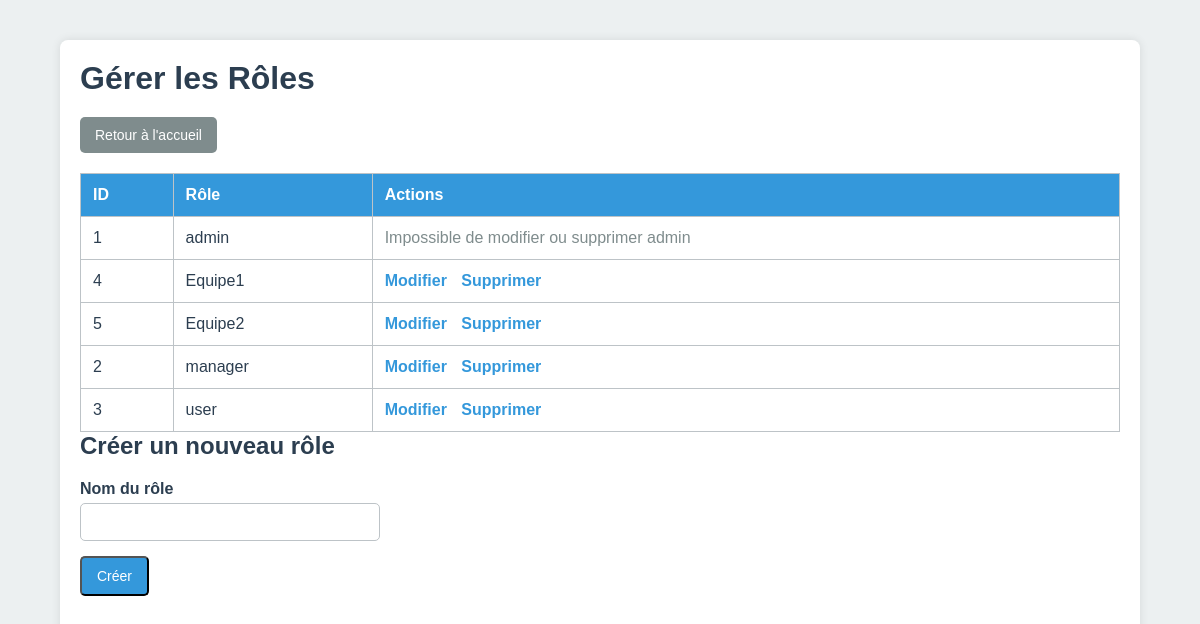
Page /manage_roles.php (signed in) on the committed database.
### tables this page shows
CREATE TABLE IF NOT EXISTS roles (
  id INT AUTO_INCREMENT PRIMARY KEY,
  role_name VARCHAR(50) NOT NULL UNIQUE
);

### src/manage_roles.php (the view, shortened to what this page needs)
<?php
$mysqli = new mysqli("db", "root", "root", "plm");
$result_roles = $mysqli->query("SELECT id, role_name FROM roles ORDER BY role_name ASC");
?>
<!DOCTYPE html>
<html lang="fr">
<head>
<link rel="stylesheet" href="styles.css">
</head>
<body>
<div class="container">
  <h1>Gérer les Rôles</h1>
  <div class="header-actions">
    <a href="home.php" class="btn btn-secondary">Retour à l'accueil</a>
  </div>
  <table>
    <thead>
      <tr>
        <th>ID</th>
        <th>Rôle</th>
        <th>Actions</th>
      </tr>
    </thead>
    <tbody>
      <?php while ($r = $result_roles->fetch_assoc()): ?>
        <tr>
          <td><?php echo $r['id']; ?></td>
          <td><?php echo htmlspecialchars($r['role_name']); ?></td>
          <td class="actions">
            <?php if ($r['role_name'] !== 'admin'): ?>
              <a href="edit_role.php?id=<?php echo $r['id']; ?>">Modifier</a>
              <a href="delete_role.php?id=<?php echo $r['id']; ?>" onclick="return confirm('Êtes-vous sûr ?')">Supprimer</a>
            <?php else: ?>
              <span style="color: #7f8c8d;">Impossible de modifier ou supprimer admin</span>
            <?php endif; ?>
          </td>
        </tr>
      <?php endwhile; ?>
    </tbody>
  </table>
  <h2>Créer un nouveau rôle</h2>
  <form method="post" style="max-width:300px;">
    <div class="form-group">
      <label>Nom du rôle</label>
      <input type="text" name="new_role_name" required>
    </div>
    <button type="submit" class="btn">Créer</button>
  </form>
</div>
</body>
</html>

### src/styles.css (style rules this page uses)
* { margin: 0; padding: 0; box-sizing: border-box; }
body { font-family: Arial, sans-serif; background: #ecf0f1; color: #2c3e50; display: flex; min-height: 100vh; }
h1, h2, h3 { margin-bottom: 20px; color: #2c3e50; }
table { width: 100%; border-collapse: collapse; margin-top: 10px; background: #fff; }
table, th, td { border: 1px solid #bdc3c7; }
table th { background: #3498db; color: #fff; padding: 12px; text-align: left; }
table td { padding: 12px; border-bottom: 1px solid #bdc3c7; }
.container { width: 90%; max-width: 1200px; margin: 40px auto; background: #fff; padding: 20px; border-radius: 8px; box-shadow: 0 0 10px rgba(0,0,0,0.1); }
.btn { display: inline-block; padding: 10px 15px; background: #3498db; color: #fff; text-decoration: none; border-radius: 5px; margin-right: 10px; font-size: 14px; transition: background 0.3s; }
.btn-secondary { background: #7f8c8d; }
a { color: #3498db; text-decoration: none; transition: color 0.3s; }
.form-group { margin-bottom: 15px; }
.form-group label { display: block; margin-bottom: 5px; color: #2c3e50; font-weight: bold; }
.form-group input, .form-group select, .form-group textarea { width: 100%; padding: 10px; border: 1px solid #bdc3c7; border-radius: 5px; font-size: 14px; }
.actions a { margin-right: 10px; color: #3498db; font-weight: bold; }
.header-actions { margin-bottom: 20px; display: flex; justify-content: space-between; align-items: center; }
.header-actions .btn { margin: 0; }

### src/manage_roles.php (style rules this page uses)
.header-actions { margin-bottom: 20px; display: flex; justify-content: space-between; align-items: center; }

### rows in the picture
roles: id "1", role_name "admin", shows "Impossible de modifier ou supprimer admin"
roles: id "4", role_name "Equipe1"
roles: id "5", role_name "Equipe2"
roles: id "2", role_name "manager"
roles: id "3", role_name "user"
